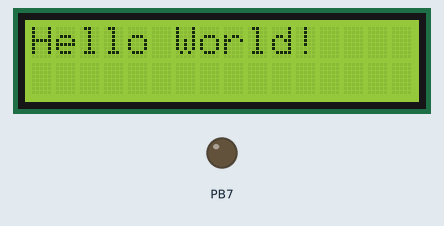
Recording of a program running on a simulated ATmega168P, built with avr-gcc and emulated at 8 MHz. Parts: 16×2 character LCD, output pins drawn as LEDs (lit = HIGH). Wiring (inferred from the names in the program): character LCD (HD44780): RS PB4; R/W PB5; E PB6; data PB0, PB1, PB2, PB3. Pins used as bus, display or sensor lines are not drawn.

Above: at 0.1 s.

Measured:
- what the display in image 0 shows lasts 3.0 s, from 0.0 s to 3.0 s

The program:

main.c
```c
// (licence header left out)
#define F_CPU 8000000L

#include <avr/io.h>
#include <util/delay.h>
#include "lcd.h"
int main(void)
{

    DDRB=0xff;
    lcd_init();

    lcd_ShowString("Hello World!");
    _delay_ms(2000);
    while(1){
        _delay_ms(1000);
        lcd_ClearDisplay();
        printf("LCD Display Test");
        _delay_ms(1000);
        lcd_ClearDisplay();
        printf("A!#$&'()'@+*<>?}");
    }

    return 0;   /* never reached */
}
```

lcd.c
```c
/*
 * File:   lcd.c
 * Author: cormoran
 *
 * Created on 2014/09/05
 * Moved from PIC on 2015/02/22
 *
 * LCD SC1602BS*B　のためのライブラリ PICからAVR用に移植
 *   Data4bitで通信
 * busyflgを使った待機は動作しない
 */

#include "lcd.h"
#include <stdio.h> //putchとセットでprintf使用可能


//printf関数でlcdにデータを送るための関数
void lcd_put_char(char data) {
    lcd_send_data(data);      // LCD への一文字表示関数
}


/************************************************************
 *制御用関数
 *lcd_ShowString(unsigned char* strdata)
 *lcd_send_data(unsigned char data)
 *lcd_MoveLine(unsigned char line)
 *lcd_ClearDisplay(void)
 *lcd_CursorAtHome(void)
 *lcd_DisplayShift_L(int n)
 *lcd_DisplayShift_R(int n)
 *lcd_CursorShift_L(int n)
 *lcd_CursorShift_R(int n)
 *lcd_Set_DisplayPosition(char address)
 *
 ************************************************************/

/*NULL文字まで文字データを送る関数*/
void lcd_ShowString(unsigned char* strdata)
{
    while(*strdata){
        lcd_send_data(*strdata++);
    }
}

/*lcdに1byte文字データを送る関数*/
void lcd_send_data(unsigned char data){
    lcd_setDB(data); //上位4bitを送信
    RSW_Set_W_DATA;
    E_Set_Edge;
    lcd_setDB(data<<4); //下位4bitを送信
    E_Set_Edge;
#ifdef USE_BUSYFLG
    while( lcd_ready() & 0x80); //busy flgがclearされるまで待つ
#else
    _delay_us(50);
#endif
}

/*1or2行目の先頭にカーソルを移動　line = 1 or 2*/
void lcd_MoveLine(unsigned char line)
{
    if(line==1) lcd_Set_DisplayPosition(0x00);
    else if(line==2) lcd_Set_DisplayPosition(0x40);
}
/*表示をクリアしてカーソルは0番地に*/
void lcd_ClearDisplay(void){
    lcd_send_cmd(0x01);
    _delay_ms(2);
}
/*カーソルを0番地に、表示領域も0番地からに設定*/
void lcd_CursorAtHome(void)
{
    lcd_send_cmd(0x02);
    _delay_ms(2);
}


/*display/Cursor Shift関数群
 　指定数値だけDisplay(=表示番地)をずらす
 　　　　　　　Cursor (=入力カーソル位置)をずらす
 */
void lcd_DisplayShift_L(int n){
    int i;
    for (i=0;i<n;i++){
        lcd_send_cmd(0x18);
    }
}
void lcd_DisplayShift_R(int n){
    int i;
    for (i=0;i<n;i++){
        lcd_send_cmd(0x1C);
    }
}
void lcd_CursorShift_L(int n){
    int i;
    for (i=0;i<n;i++){
        lcd_send_cmd(0x10);
    }
}
void lcd_CursorShift_R(int n){
    int i;
    for (i=0;i<n;i++){
        lcd_send_cmd(0x14);
    }
}

/*表示番地を変更する*/
void lcd_Set_DisplayPosition(char address){
    lcd_send_cmd(0x80 | address);
}


/************************************************************
 *送受信系関数
 *lcd_setDB
 *lcd_send_cmd
 *lcd_send_initcmd
 *lcd_ready
 *
 ************************************************************/

/*DB用ポートの出力値をセット上位4bit使用*/
void lcd_setDB(unsigned char data)
{
    DB_lcd =DB_SetData_lcd(data);
}

/*8bit制御コマンド送信関数 busy flgで待機したかったが動かないのでdelay*/
void lcd_send_cmd(unsigned char cmd){
    lcd_setDB(cmd); //上位4bitを送信
    RSW_Set_W_CMD;
    E_Set_Edge;
    lcd_setDB(cmd<<4); //下位4bitを送信
    E_Set_Edge;

#ifdef USE_BUSYFLG
    while( lcd_ready() & 0x80); //busy flgがclearされるまで待つ
#else
    _delay_us(50);
#endif

}

/*4bit制御コマンド送信関数 上位4bitを送信　別途delayで待機が必要*/
void lcd_send_initcmd(unsigned char cmd){
    //DBにセットしてそれを読ませる
    lcd_setDB(cmd);
    RSW_Set_W_CMD;
    E_Set_Edge;
}

/*lcdからデータを受信する関数　busyflgを得る目的*/
unsigned char lcd_ready(void){
    char inData=0;
    DB_TRIS_lcd=TRIS_mask_lcd | TRIS_INI;//入力にする
    RSW_Set_R_CMD;               //lcdから読み取り

    b_SET(E_PORT,E_BIT);
    inData=DB_ReadData_lcd;	//入力　上位bit
    b_CLR(E_PORT,E_BIT);
    b_SET(E_PORT,E_BIT);
    inData|=DB_ReadData_lcd>>4;
    b_CLR(E_PORT,E_BIT);
    DB_TRIS_lcd=TRIS_INI;//出力に戻す
    return inData;
}


/************************************************************
 *初期設定用関数
 *lcd_init
 *lcd_FunctionSet
 *lcd_EntryMode_Set
 *lcd_DisplayControl
 *
 ************************************************************/


void lcd_init(void){
    fdev_setup_stream(stdout,lcd_put_char, NULL, _FDEV_SETUP_WRITE);
    /*IO 設定バックアップ*/
    TRIS_INI=DB_TRIS_lcd | TRIS_mask_lcd;

    /*初期化*/
    _delay_ms(15);
    lcd_send_initcmd(0x30);//0b0011 0000 8bitモードに設定
    _delay_ms(5);
    lcd_send_initcmd(0x30);
    _delay_us(120);
    lcd_send_initcmd(0x30);
    _delay_us(120);
    //ここからbusyflgでチェックできる
    lcd_send_initcmd(0x20);//0b0010 0000 4bitモードに設定
    _delay_us(50);
    lcd_FunctionSet(0,1,1); //0b0010 1000 4bitモード/2行表示/フォント5*10dotsに設定
    //lcd_FunctionSet(0,1,0);//lcd_send_cmd(0x2E);//フォント5*7dotsの場合
    lcd_DisplayControl(0,0,0);//ディスプレイなどをOFFに
    lcd_ClearDisplay();

    lcd_EntryMode_Set(1,0);//エントリーモード設定 Increment,display shift off
    lcd_DisplayControl(1,0,0);//ディスプレイをON、カーソル非表示、点滅OFF
}

/*datalen : 1/0 8bit     / 4bit
 linenum : 1/0 2line    / 1line
 font    : 1/0 5*10dots / 5*7dots */
void lcd_FunctionSet(char datalen,char linenum,char font){
    unsigned char cmd=0x20;
    if(datalen)cmd|=0x01<<4;
    if(linenum)cmd|=0x01<<3;
    if(font)cmd|=0x01<<2;
    lcd_send_cmd(cmd);
}

/*EntryMode設定
 * i_d : cursor move direction
 *         1 increment
 *         0 decrement
 *shift:   1 with display shift
 *         0 not shift the display  */
void lcd_EntryMode_Set(char i_d,char shift){
    unsigned char cmd=0x04;
    if(i_d)cmd|=0x02;
    if(shift)cmd|=0x01;
    lcd_send_cmd(cmd);
}

/*Display表示設定
 * display : 0 or 1 OFF/ON
 * cursor  : 0 or 1 cursor hide/Show
 * blink   : 0 or 1 blink of cursor posistion OFF/ON
 */
void lcd_DisplayControl(char display,char cursor,char blink){
    unsigned char cmd=0x08;
    if(display)cmd|=0x04;
    if(cursor)cmd|=0x02;
    if(blink)cmd|=0x01;
    lcd_send_cmd(cmd);
}
```

lcd.h
```c
/*
 * File:   lcd.h
 * Author: cormoran
 *
 * Created on 2014/09/05
 * Modified for AVR  on 2015/02/22.
 *
 */


#ifndef LCD_H
#define	LCD_H

#ifdef	__cplusplus
extern "C" {
#endif
    //#########################################################################//
    //#########################################################################//

    /*クロック設定*/
#ifndef F_CPU
#define F_CPU 8000000 // delay関数のために必要　システムクロックを設定
#endif

#include <avr/io.h>
#include <util/delay.h>

    /* ポート設定
     * LCDとの通信は7ピン使う。RS,RW,Eは任意
     * DataBitはLCDとの送受信に使うことがあり、入出力の切り替えが必要なので扱いやすいように同一ポートから4つ選ぶようにしている
     */

#define b_SET(x,y) ((x)|= (1<<(y)))
#define b_CLR(x,y) ((x)&=~(1<<(y)))

#define RS_PORT PORTB
#define RS_BIT  PB4
#define RW_PORT PORTB
#define RW_BIT  PB5
#define E_PORT  PORTB
#define E_BIT   PB6

#define DB_TRIS_lcd DDRB //DataBitに使うボートのIO設定レジスタ
#define DB_lcd PORTB      //DataBitに使うポートの値読み、設定レジスタ
#define TRIS_mask_lcd 0x0F//つかうDBポートに合わせたマスク
                          //例: 0xF0でR?4/5/6/7 , 0x0FでR?0/1/2/3がDBポートとして使われる （?=A,Bなど）


    /*その他設定*/
    //#define USE_BUSYFLG //動作しないのでコメントアウト必須
    void lcd_put_char(char data);

    //#########################################################################//
    //#########################################################################//

    /*その他のマクロ*/
#define E_Set_Edge (b_SET(E_PORT,E_BIT),b_CLR(E_PORT,E_BIT)) //多分220ns highになってないといけないのでクロックが高すぎる場合は対策必要
#define RSW_Set_W_CMD (b_CLR(RS_PORT,RS_BIT),b_CLR(RW_PORT,RW_BIT))
#define RSW_Set_W_DATA (b_SET(RS_PORT,RS_BIT),b_CLR(RW_PORT,RW_BIT))
#define RSW_Set_R_CMD (b_CLR(RS_PORT,RS_BIT),b_SET(RW_PORT,RW_BIT))
#define RSW_Set_R_DATA (b_SET(RS_PORT,RS_BIT),b_SET(RW_PORT,RW_BIT))

#define DB_ReadData_lcd ((DB_lcd & TRIS_mask_lcd)<<4) //上位4bitにデータが入り下位4bitは0000となるように調節する 4/5/6/7ポートなら<<0、0/1/2/3ポートなら<<4
#define DB_SetData_lcd(data)  ( ( (data&0xF0)  >>4 )  |  (DB_lcd & ~TRIS_mask_lcd)  ) //上位4bitに送信データが入っているのでそれがDBポートに出るように調節する4/5/6/7ポートなら>>0、0/1/2/3ポートなら>>4

    /*変数*/
    unsigned char TRIS_INI ;  //ポートBの入出力初期設定格納

    /*関数宣言*/

    void lcd_ShowString(unsigned char* strdata);
    void lcd_MoveLine(unsigned char line);
    void lcd_ClearDisplay(void);
    void lcd_CursorAtHome(void);
    void lcd_DisplayShift_L(int n);
    void lcd_DisplayShift_R(int n);
    void lcd_CursorShift_L(int n);
    void lcd_CursorShift_R(int n);
    void lcd_Set_DisplayPosition(char address);

    void lcd_EntryMode_Set(char i_d,char shift);
    void lcd_DisplayControl(char display,char cursor,char blink);
    void lcd_FunctionSet(char datalen,char linenum,char font);

    void lcd_setDB(unsigned char data);
    void lcd_init(void);
    void lcd_send_initcmd(unsigned char cmd);
    void lcd_send_cmd(unsigned char cmd);
    void lcd_send_data(unsigned char data);
    unsigned char lcd_ready(void);


#ifdef	__cplusplus
}
#endif

#endif	/* LCD_H */
```
